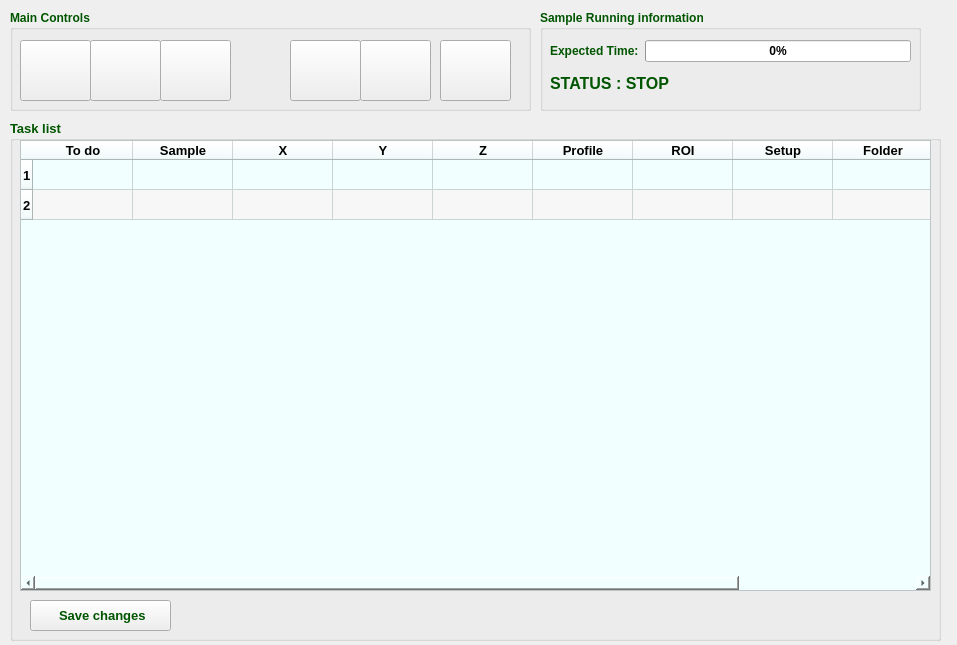
    <widget class="QWidget" name="page_list">
     <property name="geometry">
      <rect>
       <x>0</x>
       <y>0</y>
       <width>957</width>
       <height>645</height>
      </rect>
     </property>
     <property name="palette">
      <palette>
       <active>
        <colorrole role="WindowText">
         <brush brushstyle="SolidPattern">
          <color alpha="255">
           <red>0</red>
           <green>85</green>
           <blue>0</blue>
          </color>
         </brush>
        </colorrole>
        <colorrole role="ButtonText">
         <brush brushstyle="SolidPattern">
          <color alpha="255">
           <red>0</red>
           <green>85</green>
           <blue>0</blue>
          </color>
         </brush>
        </colorrole>
       </active>
       <inactive>
        <colorrole role="WindowText">
         <brush brushstyle="SolidPattern">
          <color alpha="255">
           <red>0</red>
           <green>85</green>
           <blue>0</blue>
          </color>
         </brush>
        </colorrole>
        <colorrole role="ButtonText">
         <brush brushstyle="SolidPattern">
          <color alpha="255">
           <red>0</red>
           <green>85</green>
           <blue>0</blue>
          </color>
         </brush>
        </colorrole>
       </inactive>
       <disabled>
        <colorrole role="WindowText">
         <brush brushstyle="SolidPattern">
          <color alpha="255">
           <red>120</red>
           <green>120</green>
           <blue>120</blue>
          </color>
         </brush>
        </colorrole>
        <colorrole role="ButtonText">
         <brush brushstyle="SolidPattern">
          <color alpha="255">
           <red>120</red>
           <green>120</green>
           <blue>120</blue>
          </color>
         </brush>
        </colorrole>
       </disabled>
      </palette>
     </property>
     <attribute name="label">
      <string>Samples list</string>
     </attribute>
     <widget class="QGroupBox" name="groupBox_MainControls">
      <property name="geometry">
       <rect>
        <x>10</x>
        <y>10</y>
        <width>521</width>
        <height>101</height>
       </rect>
      </property>
      <property name="font">
       <font>
        <weight>75</weight>
        <bold>true</bold>
       </font>
      </property>
      <property name="title">
       <string>Main Controls</string>
      </property>
      <widget class="QPushButton" name="pushButton_Pause">
       <property name="geometry">
        <rect>
         <x>80</x>
         <y>30</y>
         <width>71</width>
         <height>61</height>
        </rect>
       </property>
       <property name="toolTip">
        <string>&lt;html&gt;&lt;head/&gt;&lt;body&gt;&lt;p&gt;Pause imaging (milling continues)&lt;/p&gt;&lt;/body&gt;&lt;/html&gt;</string>
       </property>
       <property name="text">
        <string/>
       </property>
       <property name="icon">
        <iconset resource="../resources.qrc">
         <normaloff>:/res/pause.ico</normaloff>:/res/pause.ico</iconset>
       </property>
       <property name="iconSize">
        <size>
         <width>48</width>
         <height>48</height>
        </size>
       </property>
      </widget>
      <widget class="QPushButton" name="pushButton_Start">
       <property name="geometry">
        <rect>
         <x>10</x>
         <y>30</y>
         <width>71</width>
         <height>61</height>
        </rect>
       </property>
       <property name="toolTip">
        <string>&lt;html&gt;&lt;head/&gt;&lt;body&gt;&lt;p&gt;Start - one by one.&lt;/p&gt;&lt;/body&gt;&lt;/html&gt;</string>
       </property>
       <property name="text">
        <string/>
       </property>
       <property name="icon">
        <iconset resource="../resources.qrc">
         <normaloff>:/res/play.png</normaloff>:/res/play.png</iconset>
       </property>
       <property name="iconSize">
        <size>
         <width>48</width>
         <height>48</height>
        </size>
       </property>
      </widget>
      <widget class="QPushButton" name="pushButton_Stop">
       <property name="geometry">
        <rect>
         <x>150</x>
         <y>30</y>
         <width>71</width>
         <height>61</height>
        </rect>
       </property>
       <property name="toolTip">
        <string>&lt;html&gt;&lt;head/&gt;&lt;body&gt;&lt;p&gt;Stop ALL Runs&lt;/p&gt;&lt;/body&gt;&lt;/html&gt;</string>
       </property>
       <property name="text">
        <string/>
       </property>
       <property name="icon">
        <iconset resource="../resources.qrc">
         <normaloff>:/res/stop.png</normaloff>:/res/stop.png</iconset>
       </property>
       <property name="iconSize">
        <size>
         <width>48</width>
         <height>48</height>
        </size>
       </property>
      </widget>
      <widget class="QPushButton" name="pushButton_Features">
       <property name="geometry">
        <rect>
         <x>350</x>
         <y>30</y>
         <width>71</width>
         <height>61</height>
        </rect>
       </property>
       <property name="toolTip">
        <string>&lt;html&gt;&lt;head/&gt;&lt;body&gt;&lt;p&gt;Show overlay of sample fluorescence with keyframe from acquisition.&lt;/p&gt;&lt;/body&gt;&lt;/html&gt;</string>
       </property>
       <property name="text">
        <string/>
       </property>
       <property name="icon">
        <iconset resource="../resources.qrc">
         <normaloff>:/res/shapes.ico</normaloff>:/res/shapes.ico</iconset>
       </property>
       <property name="iconSize">
        <size>
         <width>48</width>
         <height>48</height>
        </size>
       </property>
      </widget>
      <widget class="QPushButton" name="pushButton_Skip">
       <property name="geometry">
        <rect>
         <x>280</x>
         <y>30</y>
         <width>71</width>
         <height>61</height>
        </rect>
       </property>
       <property name="toolTip">
        <string>&lt;html&gt;&lt;head/&gt;&lt;body&gt;&lt;p&gt;Stop current acquisition and jump to the next.&lt;/p&gt;&lt;/body&gt;&lt;/html&gt;</string>
       </property>
       <property name="text">
        <string/>
       </property>
       <property name="icon">
        <iconset resource="../resources.qrc">
         <normaloff>:/res/next.png</normaloff>:/res/next.png</iconset>
       </property>
       <property name="iconSize">
        <size>
         <width>48</width>
         <height>48</height>
        </size>
       </property>
      </widget>
      <widget class="QPushButton" name="pushButton_Delete">
       <property name="geometry">
        <rect>
         <x>430</x>
         <y>30</y>
         <width>71</width>
         <height>61</height>
        </rect>
       </property>
       <property name="toolTip">
        <string>&lt;html&gt;&lt;head/&gt;&lt;body&gt;&lt;p&gt;Stop current acquisition and jump to the next.&lt;/p&gt;&lt;/body&gt;&lt;/html&gt;</string>
       </property>
       <property name="text">
        <string/>
       </property>
       <property name="icon">
        <iconset resource="../resources.qrc">
         <normaloff>:/res/trash.ico</normaloff>:/res/trash.ico</iconset>
       </property>
       <property name="iconSize">
        <size>
         <width>36</width>
         <height>36</height>
        </size>
       </property>
      </widget>
     </widget>
     <widget class="QGroupBox" name="groupBox_PointsList">
      <property name="geometry">
       <rect>
        <x>10</x>
        <y>120</y>
        <width>931</width>
        <height>521</height>
       </rect>
      </property>
      <property name="font">
       <font>
        <family>Arial</family>
        <pointsize>10</pointsize>
        <weight>75</weight>
        <bold>true</bold>
       </font>
      </property>
      <property name="title">
       <string>Task list</string>
      </property>
      <widget class="QTableWidget" name="tableTasks">
       <property name="geometry">
        <rect>
         <x>10</x>
         <y>20</y>
         <width>911</width>
         <height>451</height>
        </rect>
       </property>
       <property name="minimumSize">
        <size>
         <width>861</width>
         <height>431</height>
        </size>
       </property>
       <property name="autoFillBackground">
        <bool>false</bool>
       </property>
       <property name="styleSheet">
        <string notr="true">background-color: rgb(242, 255, 255);</string>
       </property>
       <property name="locale">
        <locale language="English" country="UnitedStates"/>
       </property>
       <property name="alternatingRowColors">
        <bool>true</bool>
       </property>
       <property name="selectionBehavior">
        <enum>QAbstractItemView::SelectRows</enum>
       </property>
       <property name="rowCount">
        <number>2</number>
       </property>
       <property name="columnCount">
        <number>10</number>
       </property>
       <attribute name="horizontalHeaderCascadingSectionResizes">
        <bool>false</bool>
       </attribute>
       <row/>
       <row/>
       <column>
        <property name="text">
         <string>To do</string>
        </property>
       </column>
       <column>
        <property name="text">
         <string>Sample</string>
        </property>
        <property name="font">
         <font>
          <family>Arial</family>
         </font>
        </property>
       </column>
       <column>
        <property name="text">
         <string>X</string>
        </property>
       </column>
       <column>
        <property name="text">
         <string>Y</string>
        </property>
       </column>
       <column>
        <property name="text">
         <string>Z</string>
        </property>
       </column>
       <column>
        <property name="text">
         <string>Profile</string>
        </property>
       </column>
       <column>
        <property name="text">
         <string>ROI</string>
        </property>
       </column>
       <column>
        <property name="text">
         <string>Setup</string>
        </property>
       </column>
       <column>
        <property name="text">
         <string>Folder</string>
        </property>
       </column>
       <column>
        <property name="text">
         <string>Progress</string>
        </property>
       </column>
       <item row="0" column="1">
        <property name="text">
         <string/>
        </property>
       </item>
      </widget>
      <widget class="QPushButton" name="pushButton_save_changes">
       <property name="geometry">
        <rect>
         <x>20</x>
         <y>480</y>
         <width>141</width>
         <height>31</height>
        </rect>
       </property>
       <property name="text">
        <string> Save changes</string>
       </property>
      </widget>
     </widget>
     <widget class="QGroupBox" name="groupBox">
      <property name="geometry">
       <rect>
        <x>540</x>
        <y>10</y>
        <width>381</width>
        <height>101</height>
       </rect>
      </property>
      <property name="font">
       <font>
        <weight>75</weight>
        <bold>true</bold>
       </font>
      </property>
      <property name="title">
       <string>Sample Running information</string>
      </property>
      <widget class="QWidget" name="layoutWidget">
       <property name="geometry">
        <rect>
         <x>10</x>
         <y>30</y>
         <width>361</width>
         <height>59</height>
        </rect>
       </property>
       <layout class="QVBoxLayout" name="verticalLayout">
        <item>
         <layout class="QHBoxLayout" name="horizontalLayout">
          <item>
           <widget class="QLabel" name="label">
            <property name="text">
             <string>Expected Time:</string>
            </property>
           </widget>
          </item>
          <item>
           <widget class="QProgressBar" name="progressBarTotal">
            <property name="value">
             <number>0</number>
            </property>
           </widget>
          </item>
         </layout>
        </item>
        <item>
         <widget class="QLabel" name="label_Status">
          <property name="font">
           <font>
            <pointsize>12</pointsize>
            <weight>75</weight>
            <bold>true</bold>
           </font>
          </property>
          <property name="text">
           <string>STATUS : STOP</string>
          </property>
         </widget>
        </item>
       </layout>
      </widget>
     </widget>
    </widget>
